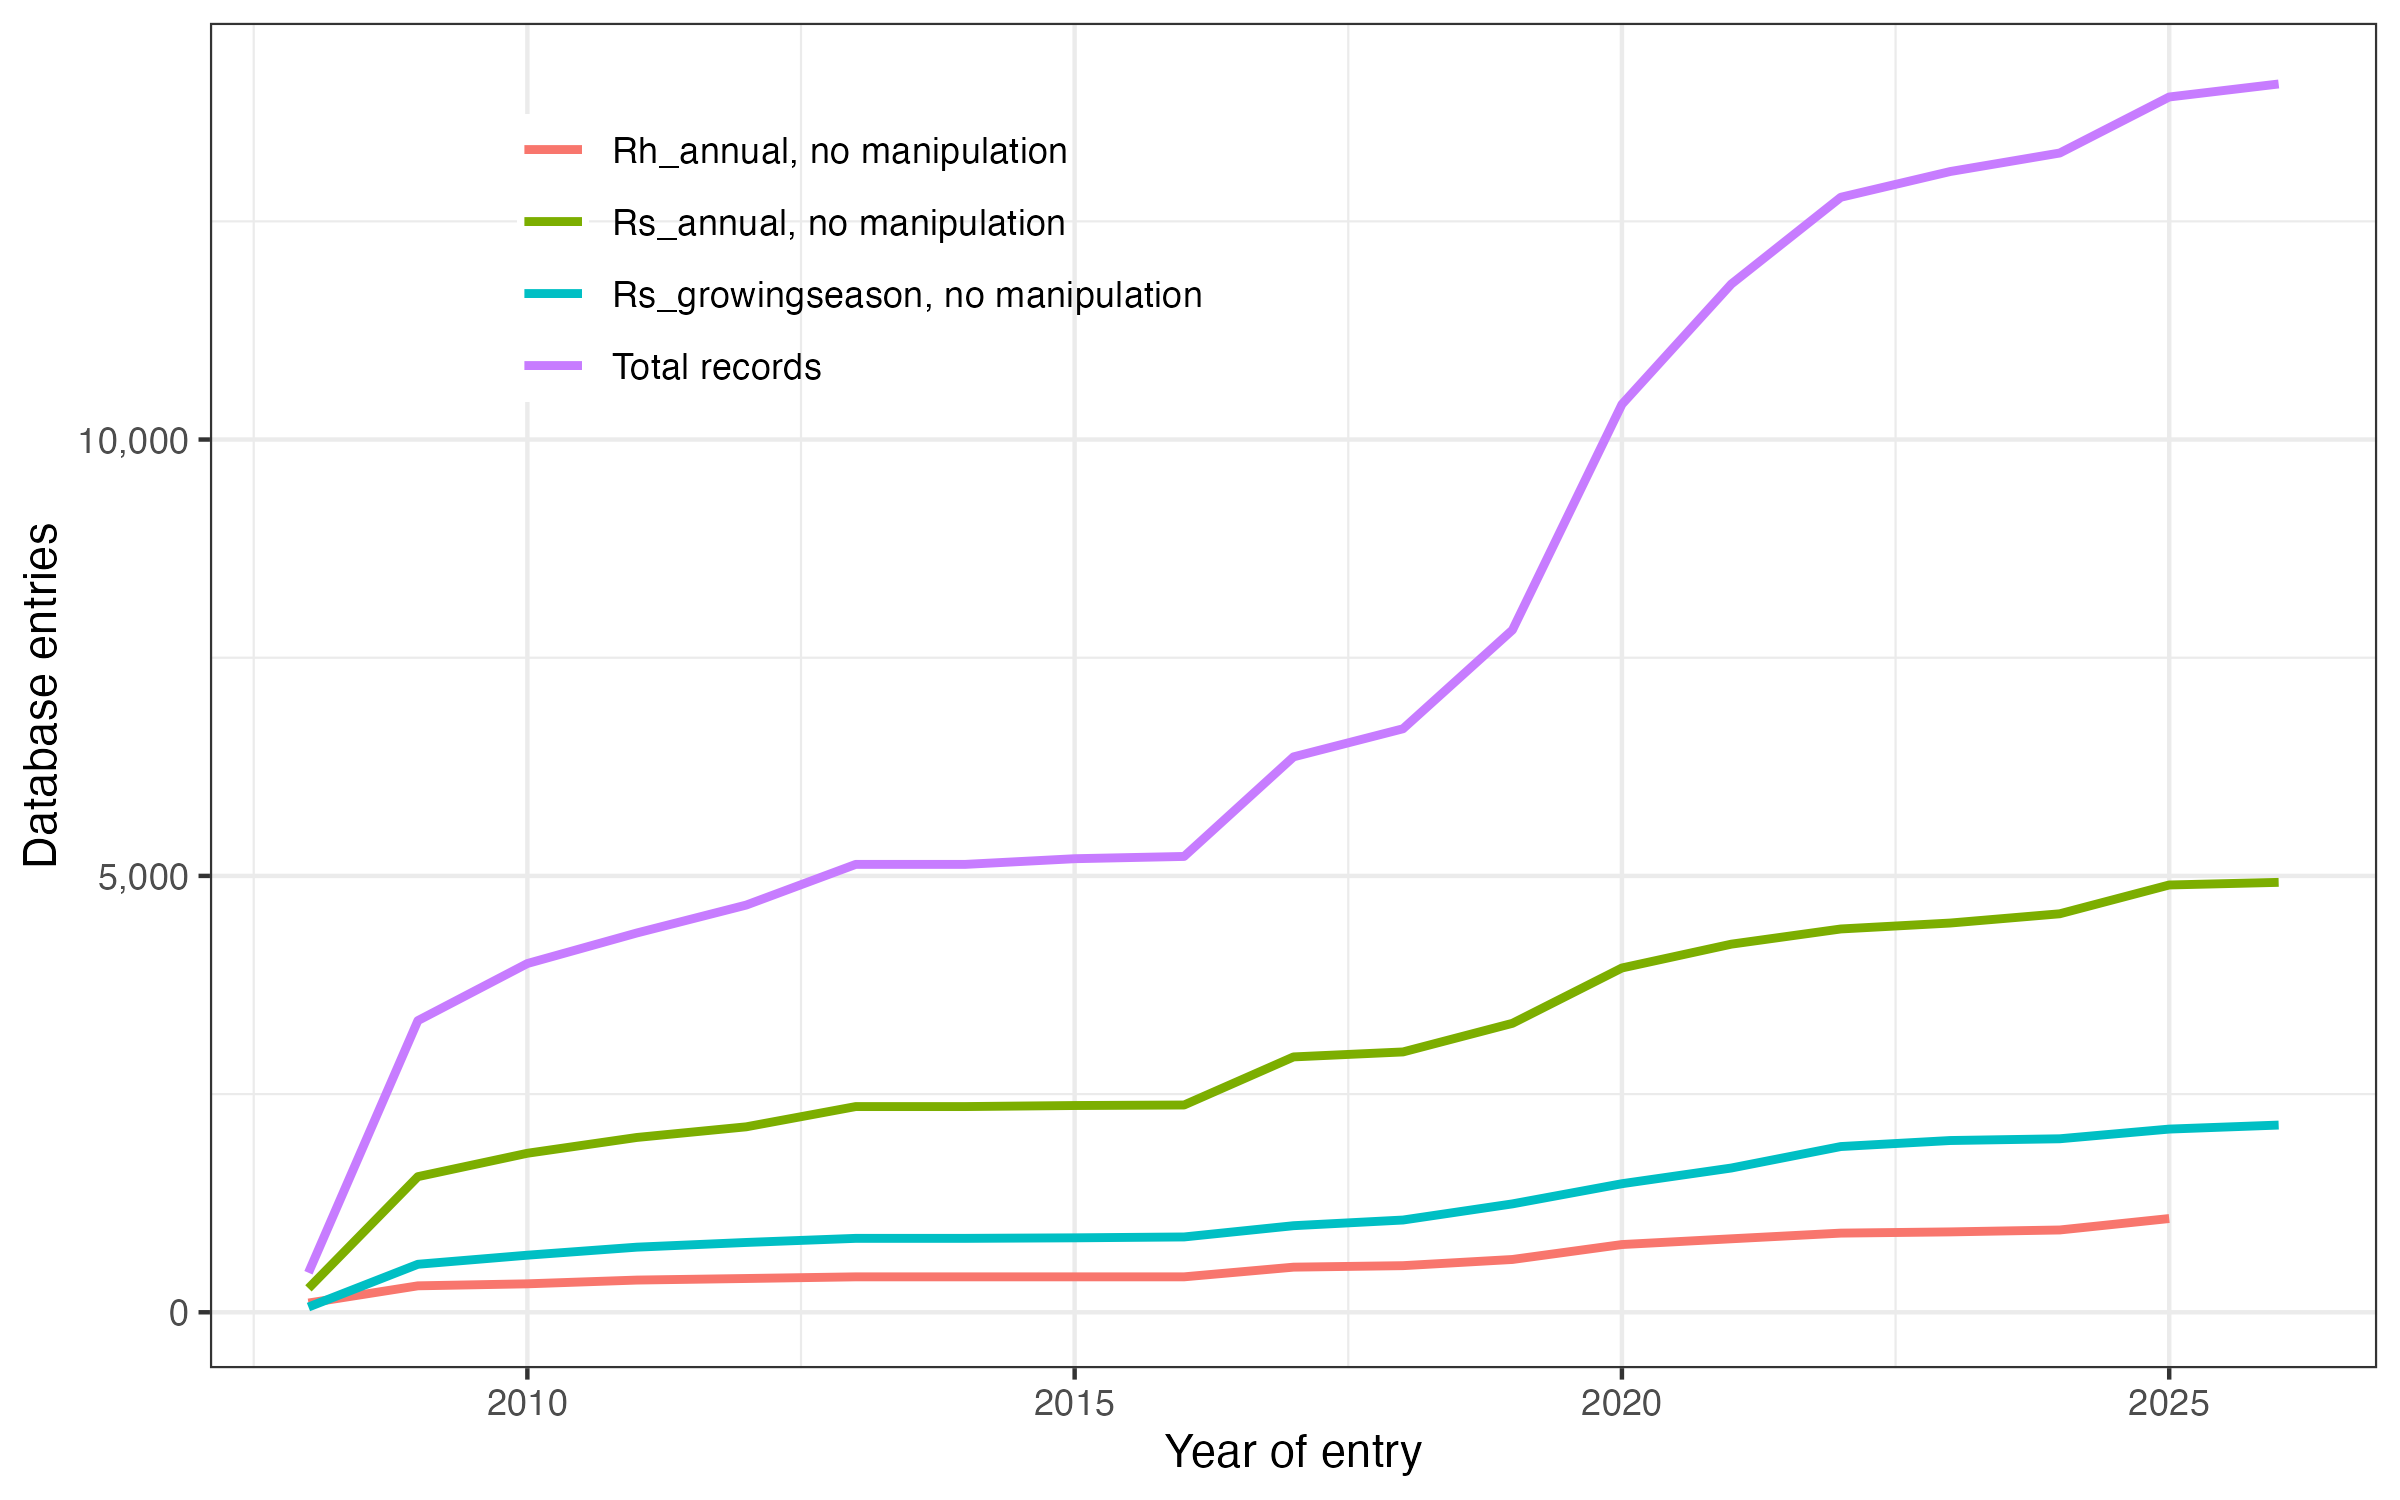

Write R code to recreate this figure.
# Plot database growth over time
# BBL 2024-09-30

if(basename(getwd()) != "srdb") stop("Working directory must be srdb/")

library(ggplot2)
theme_set(theme_bw())
library(scales)
library(dplyr)
library(tidyr)

read.csv("srdb-data.csv") %>% 
  mutate(Y = as.integer(substr(Entry_date, 1, 4))) ->
  x

x %>%
  group_by(Y) %>% 
  summarise(N = n()) %>% 
  mutate(type = "Total records") ->
  x1

x %>% 
  filter(Manipulation == "None", !is.na(Rs_annual)) %>% 
  group_by(Y) %>% 
  summarise(N = n()) %>% 
  mutate(type = "Rs_annual, no manipulation") ->
  x2

x %>% 
  filter(Manipulation == "None", !is.na(Rh_annual)) %>% 
  group_by(Y) %>% 
  summarise(N = n()) %>% 
  mutate(type = "Rh_annual, no manipulation") ->
  x3

x %>% 
  filter(Manipulation == "None", !is.na(Rs_growingseason)) %>% 
  group_by(Y) %>% 
  summarise(N = n()) %>% 
  mutate(type = "Rs_growingseason, no manipulation") ->
  x4

bind_rows(x1, x2, x3, x4) %>% 
  complete(Y = 2008:2024, type, fill = list(N = 0)) %>% 
  arrange(Y) %>% 
  group_by(type) %>% 
  mutate(cum_N = cumsum(N)) ->
  x_final

p <- ggplot(x_final, aes(Y, cum_N, color = type)) + 
  geom_line(linewidth = 1) +
  xlab("Year of entry") + ylab("Database entries") +
  scale_color_discrete("") +
  scale_y_continuous(labels = comma) +
  theme(legend.position = "inside", 
        legend.position.inside = c(0.3, 0.85),
        legend.background = element_blank())
print(p)
ggsave("R/growth_plot.png", width = 8, height = 5)
